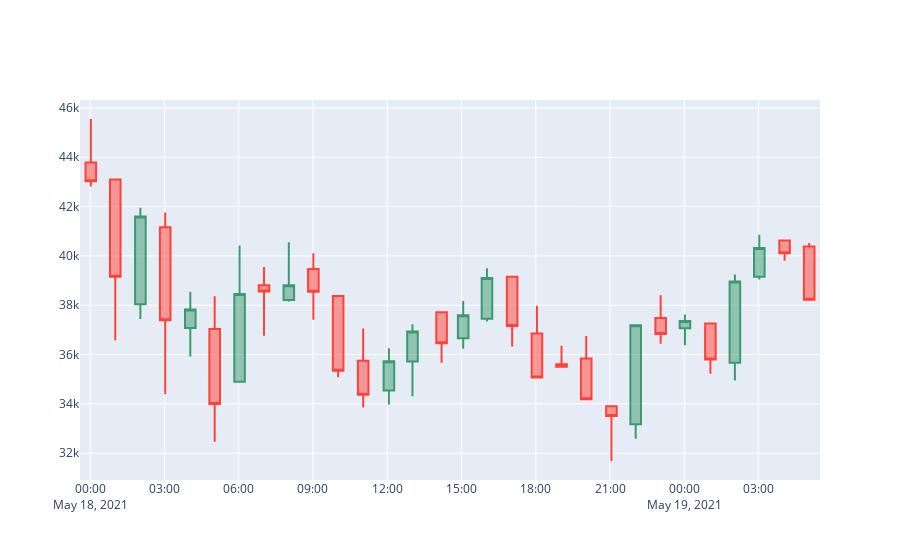

The notebook cell this image was saved under:
### Code cell
# Create candle stick chart using plotly
fig = go.Figure(data=[go.Candlestick(x=data['Date'],
                                  open=candlestick_data['Price']['first'],
                                  high=candlestick_data['Price']['max'],
                                  low=candlestick_data['Price']['min'],
                                  close=candlestick_data['Price']['last'])])
fig.update_layout(xaxis_rangeslider_visible=False)
fig.show()
